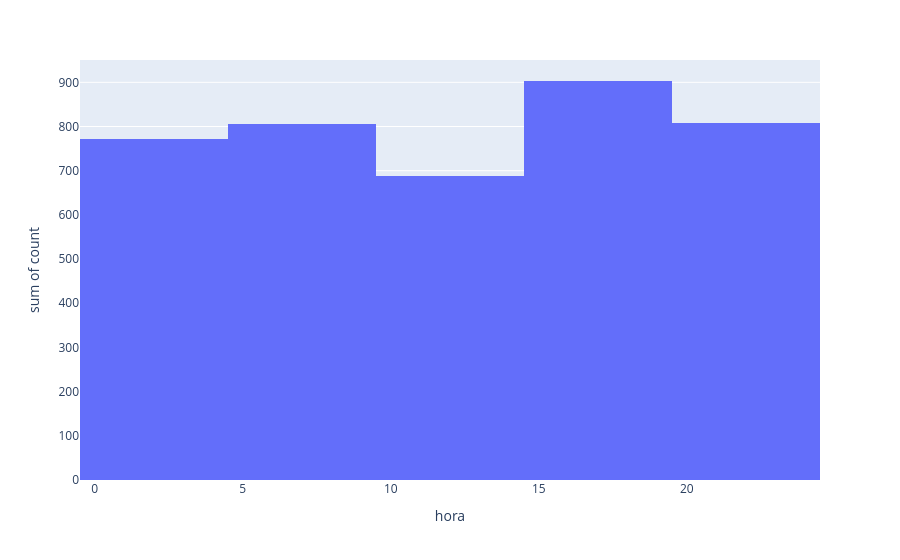
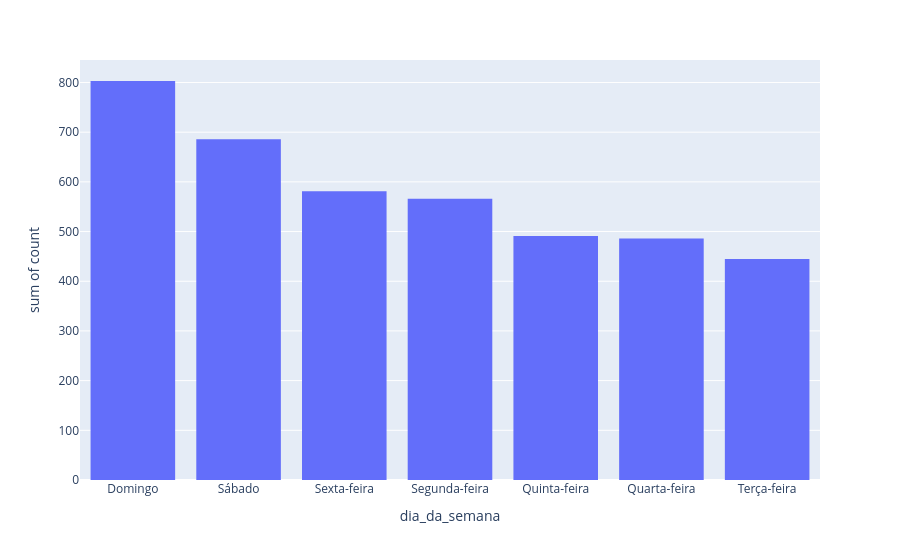
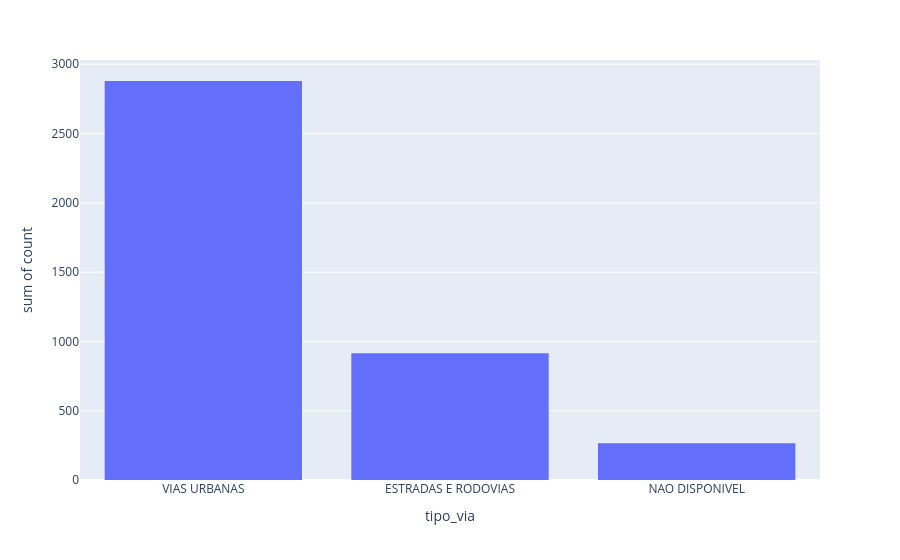
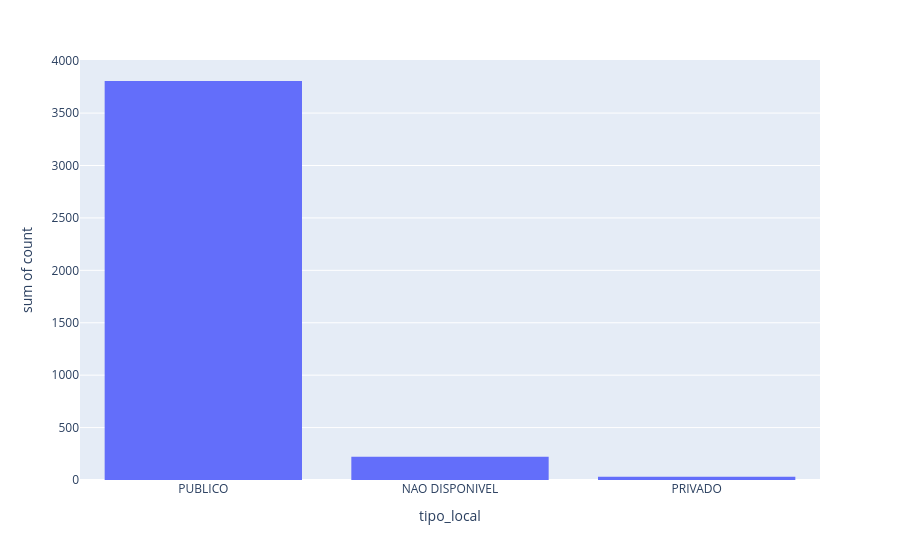

Source (notebook cell) for these figures, in order:
### Code cell
def plot_fatalidade(df: pyspark.sql.dataframe, cols:list[str]):
    for column in cols:
        df.filter(f.col('fatalidade') == 'sim') \
            .groupBy(column, 'fatalidade') \
            .count() \
            .orderBy(f.col('count').desc()) \
            .toPandas().plot(x=column, y='count', kind='hist') \
        .show()


columns = ['hora', 'dia_da_semana', 'tipo_via', 'tipo_local']

plot_fatalidade(sinistros, columns)

### Figure 1 — Plotly figure (JSON) as saved in the notebook; plotly's stock layout.template omitted (floating-point values rounded to 4 significant figures)
{"data": [{"bingroup": "x", "histfunc": "sum", "hovertemplate": "hora=%{x}<br>sum of count=%{y}<extra></extra>", "legendgroup": "", "marker": {"color": "#636efa", "pattern": {"shape": ""}}, "name": "", "orientation": "v", "showlegend": false, "type": "histogram", "x": [19.0, 21.0, 20.0, 18.0, 23.0, 6.0, 5.0, 22.0, 0.0, 2.0, 7.0, 17.0, 15.0, 4.0, 12.0, 16.0, 11.0, 14.0, 1.0, 9.0, 3.0, 8.0, 13.0, 10.0, NaN], "xaxis": "x", "y": [229, 217, 212, 204, 199, 190, 184, 180, 179, 168, 165, 164, 160, 154, 152, 146, 144, 143, 140, 137, 131, 130, 129, 120, 81], "yaxis": "y"}], "layout": {"barmode": "relative", "legend": {"tracegroupgap": 0}, "margin": {"t": 60}, "xaxis": {"anchor": "y", "domain": [0, 1], "title": {"text": "hora"}}, "yaxis": {"anchor": "x", "domain": [0, 1], "title": {"text": "sum of count"}}}}

### Figure 2 — Plotly figure (JSON) as saved in the notebook; plotly's stock layout.template omitted (floating-point values rounded to 4 significant figures)
{"data": [{"bingroup": "x", "histfunc": "sum", "hovertemplate": "dia_da_semana=%{x}<br>sum of count=%{y}<extra></extra>", "legendgroup": "", "marker": {"color": "#636efa", "pattern": {"shape": ""}}, "name": "", "orientation": "v", "showlegend": false, "type": "histogram", "x": ["Domingo", "Sábado", "Sexta-feira", "Segunda-feira", "Quinta-feira", "Quarta-feira", "Terça-feira"], "xaxis": "x", "y": [803, 686, 581, 566, 491, 486, 445], "yaxis": "y"}], "layout": {"barmode": "relative", "legend": {"tracegroupgap": 0}, "margin": {"t": 60}, "xaxis": {"anchor": "y", "domain": [0, 1], "title": {"text": "dia_da_semana"}}, "yaxis": {"anchor": "x", "domain": [0, 1], "title": {"text": "sum of count"}}}}

### Figure 3 — Plotly figure (JSON) as saved in the notebook; plotly's stock layout.template omitted (floating-point values rounded to 4 significant figures)
{"data": [{"bingroup": "x", "histfunc": "sum", "hovertemplate": "tipo_via=%{x}<br>sum of count=%{y}<extra></extra>", "legendgroup": "", "marker": {"color": "#636efa", "pattern": {"shape": ""}}, "name": "", "orientation": "v", "showlegend": false, "type": "histogram", "x": ["VIAS URBANAS", "ESTRADAS E RODOVIAS", "NAO DISPONIVEL"], "xaxis": "x", "y": [2879, 914, 265], "yaxis": "y"}], "layout": {"barmode": "relative", "legend": {"tracegroupgap": 0}, "margin": {"t": 60}, "xaxis": {"anchor": "y", "domain": [0, 1], "title": {"text": "tipo_via"}}, "yaxis": {"anchor": "x", "domain": [0, 1], "title": {"text": "sum of count"}}}}

### Figure 4 — Plotly figure (JSON) as saved in the notebook; plotly's stock layout.template omitted (floating-point values rounded to 4 significant figures)
{"data": [{"bingroup": "x", "histfunc": "sum", "hovertemplate": "tipo_local=%{x}<br>sum of count=%{y}<extra></extra>", "legendgroup": "", "marker": {"color": "#636efa", "pattern": {"shape": ""}}, "name": "", "orientation": "v", "showlegend": false, "type": "histogram", "x": ["PUBLICO", "NAO DISPONIVEL", "PRIVADO"], "xaxis": "x", "y": [3806, 222, 30], "yaxis": "y"}], "layout": {"barmode": "relative", "legend": {"tracegroupgap": 0}, "margin": {"t": 60}, "xaxis": {"anchor": "y", "domain": [0, 1], "title": {"text": "tipo_local"}}, "yaxis": {"anchor": "x", "domain": [0, 1], "title": {"text": "sum of count"}}}}
